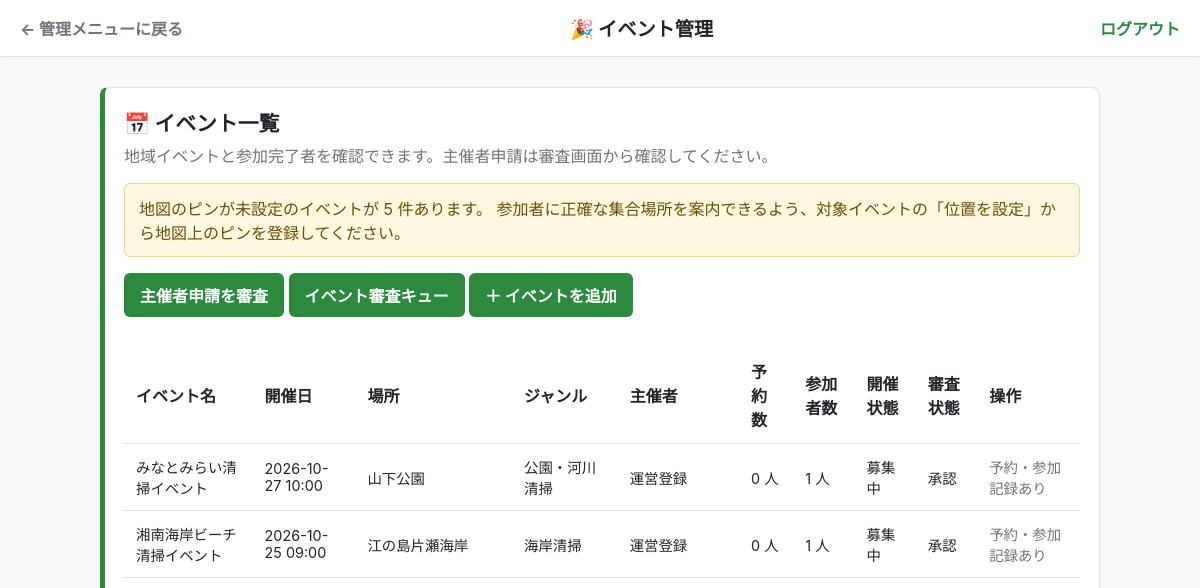
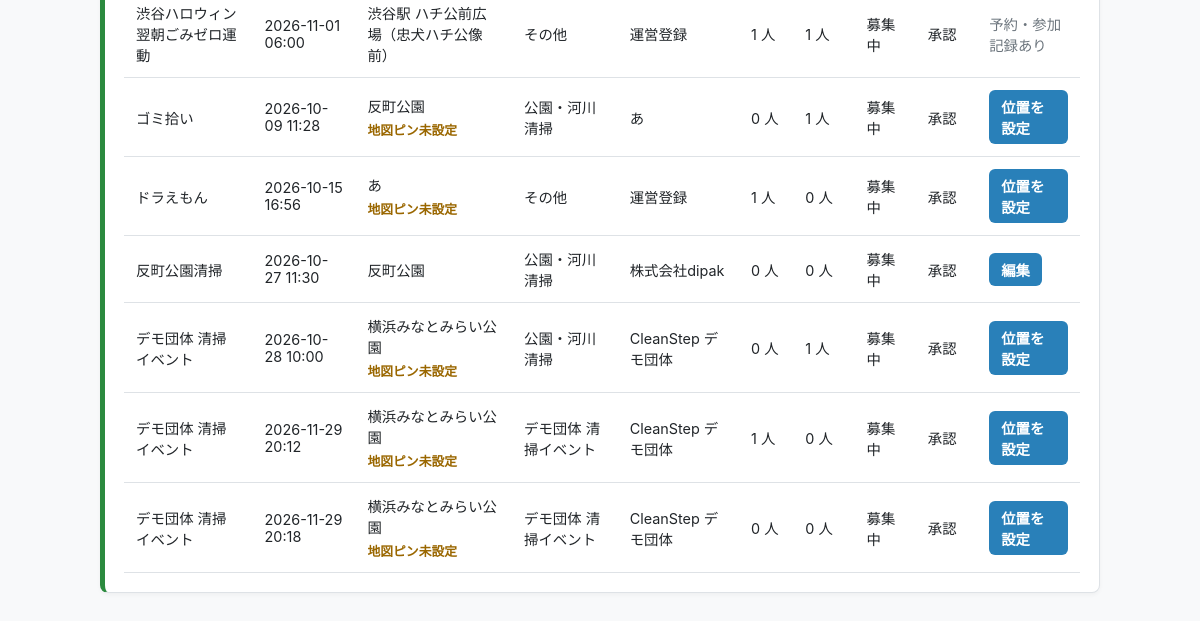
Page /admin/events (signed in) on the earlier database version (2 pictures, top to bottom).
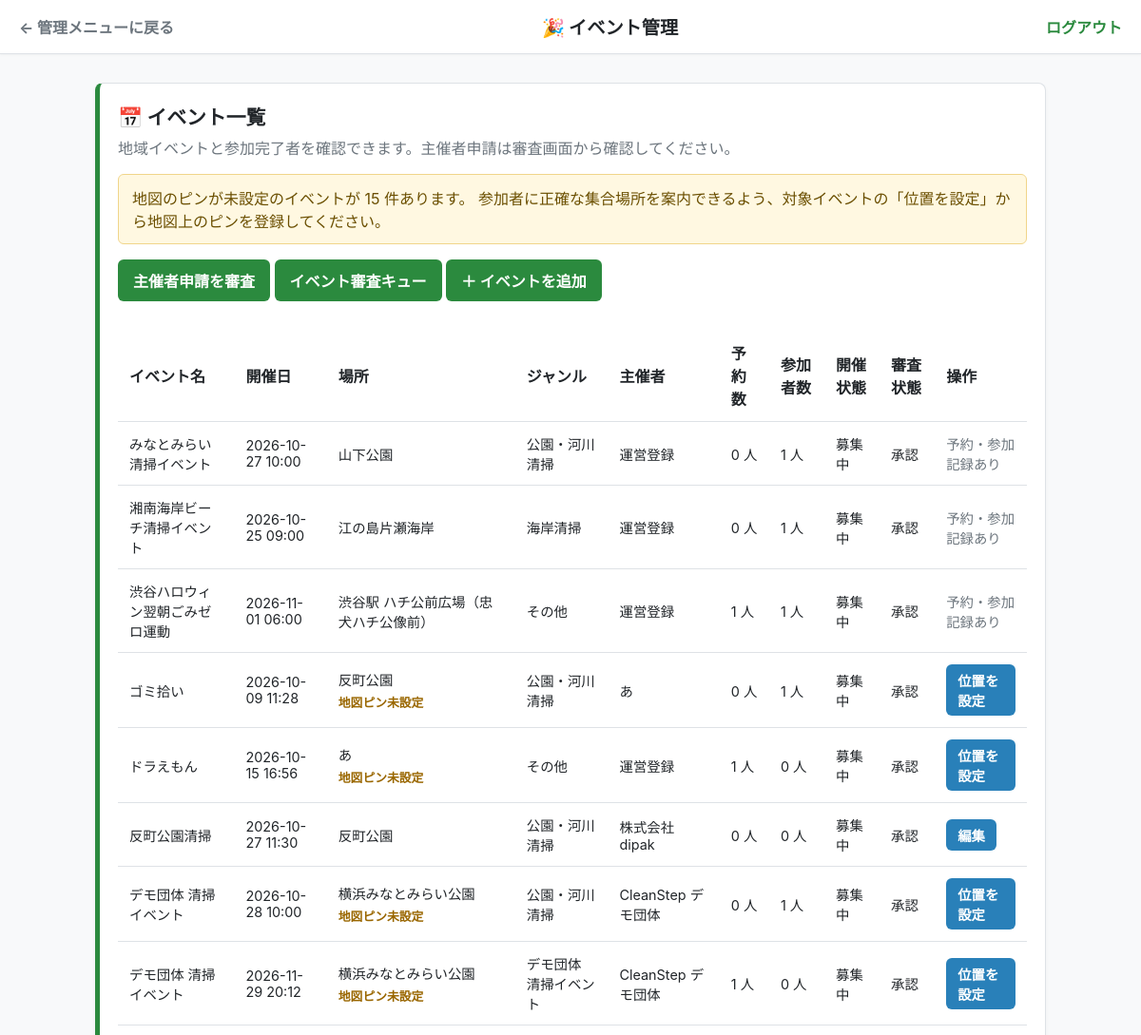
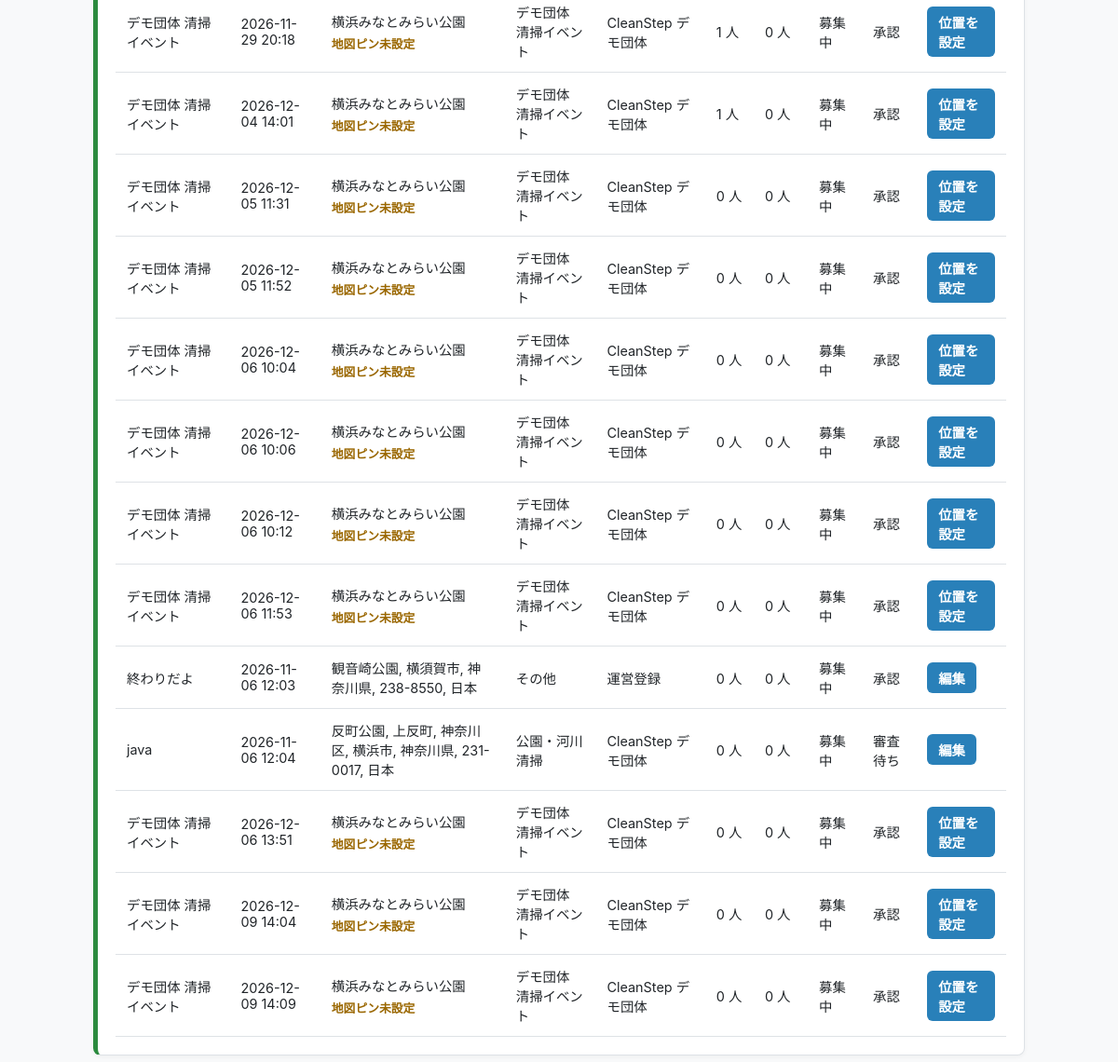
Same page on the later database version (2 pictures, top to bottom).
### tables this page shows
CREATE TABLE events (
                id INTEGER PRIMARY KEY AUTOINCREMENT,
                name TEXT,
                location TEXT,
                datetime TEXT,
                bonus_points INTEGER,
                organizer_id INTEGER,
                status TEXT NOT NULL DEFAULT 'open' CHECK(status IN ('open', 'cancelled')), review_status TEXT NOT NULL
                DEFAULT 'approved'
                CHECK(review_status IN ('pending', 'reviewing', 'changes_requested', 'approved', 'rejected')), review_comment TEXT, reviewed_by INTEGER REFERENCES users(id), reviewed_at TEXT, organization_id INTEGER REFERENCES organizations(id), latitude REAL, longitude REAL, reward_details TEXT, category TEXT NOT NULL DEFAULT 'その他', capacity INTEGER NOT NULL DEFAULT 20, purpose_issue TEXT NOT NULL DEFAULT '',
                FOREIGN KEY (organizer_id) REFERENCES users(id)
            );

### app.py (the view)
@app.route('/admin/events')
@admin_required
def admin_events():
    conn = get_db()
    try:
        events = conn.execute('''
            SELECT
                e.id,
                e.name,
                e.location,
                e.latitude,
                e.longitude,
                e.datetime AS date,
                e.bonus_points,
                e.category,
                e.status,
                e.review_status,
                COALESCE(o.name, u.name) AS organizer_name,
                COUNT(DISTINCT a.user_id) AS participants,
                COUNT(DISTINCT CASE WHEN r.status = 'reserved' THEN r.user_id END) AS reservations
            FROM events e
            LEFT JOIN organizations o ON o.id = e.organization_id
            LEFT JOIN users u ON u.id = e.organizer_id
            LEFT JOIN activity_history a ON a.event_id = e.id
            LEFT JOIN event_reservations r ON r.event_id = e.id
            GROUP BY e.id, e.name, e.location, e.datetime, e.bonus_points,
                e.category, e.latitude, e.longitude, e.status, e.review_status,
                o.name, u.name
            ORDER BY e.id
        ''').fetchall()
    finally:
        conn.close()
    missing_map_count = sum(
        event['latitude'] is None or event['longitude'] is None
        for event in events
    )
    return render_template(
        'admin_events.html',
        events=events,
        missing_map_count=missing_map_count,
    )

### app.py (called while the page is built)
def get_db():
    conn = sqlite3.connect(DATABASE)
    conn.row_factory = sqlite3.Row
    conn.execute("PRAGMA foreign_keys = ON")
    return conn

def admin_required(func):
    @wraps(func)
    def wrapper(*args, **kwargs):
        user_id = session.get('user_id')
        if session.get('role') != 'admin' or not user_id:
            return redirect(url_for('login'))
        conn = get_db()
        try:
            user = conn.execute(
                'SELECT role, is_active FROM users WHERE id = ?', (user_id,)
            ).fetchone()
        finally:
            conn.close()
        if not user or user['role'] != 'admin' or not user['is_active']:
            session.clear()
            return redirect(url_for('login'))
        return func(*args, **kwargs)
    return wrapper

def _detect_view_mode():
    ua = (request.headers.get('User-Agent') or '').lower()
    if any(token in ua for token in ('mobile', 'android', 'iphone', 'ipod', 'iemobile')):
        return 'mobile'
    return 'pc'

### templates/admin_events.html (shortened to what this page needs)
<!DOCTYPE html>
<html lang="ja">
<head>
</head>
<body>
    <nav>
        <div style="display:flex; justify-content:space-between; align-items:center;">
            <a href="{{ url_for('admin_dashboard') }}">← 管理メニューに戻る</a>
            <span style="font-weight:800; font-size:1.2rem;">🎉 イベント管理</span>
            <a href="{{ url_for('logout') }}" style="color:var(--primary-green); font-weight:700;">ログアウト</a>
        </div>
    </nav>
    <div class="container">
        <div class="hover-card" style="border-left:5px solid var(--primary-green);">
            <h2 style="font-size:1.3rem; font-weight:800; margin:0;">
                <span class="card-icon">📅</span> イベント一覧
            </h2>
            <p class="muted" style="margin-top:6px;">
                地域イベントと参加完了者を確認できます。主催者申請は審査画面から確認してください。
            </p>
            {% if missing_map_count %}
            <p class="map-warning" role="status">
                地図のピンが未設定のイベントが {{ missing_map_count }} 件あります。
                参加者に正確な集合場所を案内できるよう、対象イベントの「位置を設定」から地図上のピンを登録してください。
            </p>
            {% endif %}
            <a href="{{ url_for('admin_organizer_applications') }}" class="btn-add" style="display:inline-block; text-decoration:none;">主催者申請を審査</a>
            <a href="{{ url_for('admin_event_reviews') }}" class="btn-add" style="display:inline-block; text-decoration:none;">イベント審査キュー</a>
            <a href="{{ url_for('admin_event_add') }}" class="btn-add" style="display:inline-block; text-decoration:none;">＋ イベントを追加</a>
            <table>
                <thead>
                    <tr>
                        <th>イベント名</th>
                        <th>開催日</th>
                        <th>場所</th>
                        <th>ジャンル</th>
                        <th>主催者</th>
                        <th>予約数</th>
                        <th>参加者数</th>
                        <th>開催状態</th>
                        <th>審査状態</th>
                        <th>操作</th>
                    </tr>
                </thead>
                <tbody>
                    {% for event in events %}
                    <tr>
                        <td>{{ event.name }}</td>
                        <td>{{ event.date }}</td>
                        <td>
                            {{ event.location }}
                            {% if event.latitude is none or event.longitude is none %}
                                <span class="map-missing">地図ピン未設定</span>
                            {% endif %}
                        </td>
                        <td>{{ event.category }}</td>
                        <td>{{ event.organizer_name or '運営登録' }}</td>
                        <td>{{ event.reservations }} 人</td>
                        <td>{{ event.participants }} 人</td>
                        <td>{{ '募集中' if event.status == 'open' else '中止' }}</td>
                        <td>{{ {'pending': '審査待ち', 'reviewing': '審査中', 'changes_requested': '修正依頼', 'approved': '承認', 'rejected': '却下'}[event.review_status] }}</td>
                        <td>
                            {% if event.latitude is none or event.longitude is none %}
                                <a href="{{ url_for('admin_event_location', event_id=event.id) }}" class="btn-edit" style="display:inline-block; text-decoration:none;">位置を設定</a>
                            {% elif event.status == 'open' and event.participants == 0 and event.reservations == 0 %}
                                <a href="{{ url_for('admin_event_edit', event_id=event.id) }}" class="btn-edit" style="display:inline-block; text-decoration:none;">編集</a>
                            {% else %}
                                <span class="muted">予約・参加記録あり</span>
                            {% endif %}
                        </td>
                    </tr>
                    {% endfor %}
                </tbody>
            </table>
        </div>
    </div>
</body>
</html>

Differences in the rows shown:
computed for events (number 9 of 21 on the later page): reservations "0" → "1"
added events: name "デモ団体 清掃イベント", date "2026-12-04 14:01", location "横浜みなとみらい公園", shows "地図ピン未設定", category "デモ団体 清掃イベント", organizer_name "CleanStep デモ団体", reservations "1", participants "0", status "募集中", review_status "承認"
added events: name "デモ団体 清掃イベント", date "2026-12-05 11:31", location "横浜みなとみらい公園", shows "地図ピン未設定", category "デモ団体 清掃イベント", organizer_name "CleanStep デモ団体", reservations "0", participants "0", status "募集中", review_status "承認"
added events: name "デモ団体 清掃イベント", date "2026-12-05 11:52", location "横浜みなとみらい公園", shows "地図ピン未設定", category "デモ団体 清掃イベント", organizer_name "CleanStep デモ団体", reservations "0", participants "0", status "募集中", review_status "承認"
added events: name "デモ団体 清掃イベント", date "2026-12-06 10:04", location "横浜みなとみらい公園", shows "地図ピン未設定", category "デモ団体 清掃イベント", organizer_name "CleanStep デモ団体", reservations "0", participants "0", status "募集中", review_status "承認"
added events: name "デモ団体 清掃イベント", date "2026-12-06 10:06", location "横浜みなとみらい公園", shows "地図ピン未設定", category "デモ団体 清掃イベント", organizer_name "CleanStep デモ団体", reservations "0", participants "0", status "募集中", review_status "承認"
added events: name "デモ団体 清掃イベント", date "2026-12-06 10:12", location "横浜みなとみらい公園", shows "地図ピン未設定", category "デモ団体 清掃イベント", organizer_name "CleanStep デモ団体", reservations "0", participants "0", status "募集中", review_status "承認"
added events: name "デモ団体 清掃イベント", date "2026-12-06 11:53", location "横浜みなとみらい公園", shows "地図ピン未設定", category "デモ団体 清掃イベント", organizer_name "CleanStep デモ団体", reservations "0", participants "0", status "募集中", review_status "承認"
added events: name "終わりだよ", date "2026-11-06 12:03", location "観音崎公園, 横須賀市, 神奈川県, 238-8550, 日本", category "その他", organizer_name "運営登録", reservations "0", participants "0", status "募集中", review_status "承認"
added events: name "java", date "2026-11-06 12:04", location "反町公園, 上反町, 神奈川区, 横浜市, 神奈川県, 231-0017, 日本", category "公園・河川清掃", organizer_name "CleanStep デモ団体", reservations "0", participants "0", status "募集中", review_status "審査待ち"
added events: name "デモ団体 清掃イベント", date "2026-12-06 13:51", location "横浜みなとみらい公園", shows "地図ピン未設定", category "デモ団体 清掃イベント", organizer_name "CleanStep デモ団体", reservations "0", participants "0", status "募集中", review_status "承認"
added events: name "デモ団体 清掃イベント", date "2026-12-09 14:04", location "横浜みなとみらい公園", shows "地図ピン未設定", category "デモ団体 清掃イベント", organizer_name "CleanStep デモ団体", reservations "0", participants "0", status "募集中", review_status "承認"
added events: name "デモ団体 清掃イベント", date "2026-12-09 14:09", location "横浜みなとみらい公園", shows "地図ピン未設定", category "デモ団体 清掃イベント", organizer_name "CleanStep デモ団体", reservations "0", participants "0", status "募集中", review_status "承認"
Other differences:
{{ missing_map_count }}: "5" → "15"
